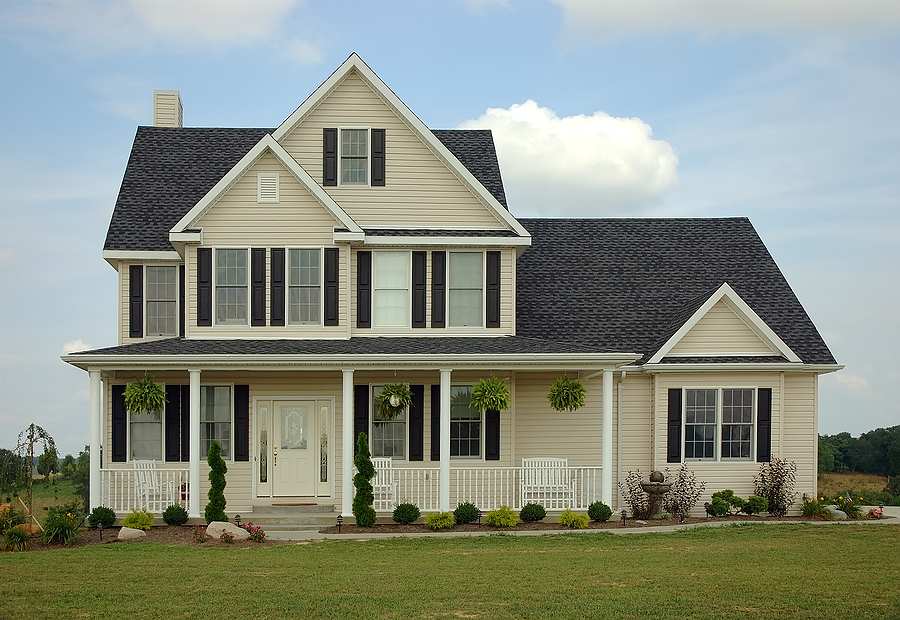
#> input picture 08_Inteligencia_Artificial/04_Visao_Computacional/02_Filtros_e_Atributos/imagens/casa.jpg, 900 x 620 px
$ jupyter execute 08.3_canny_edge_detection.ipynb
#> lines starting #> are read from the running program, lines starting #| are printed output that depends on the picture; after the words box and inside, x2 and y2 are one past the last pixel; in counts of white or black regions, pixels touching at a corner belong together
## Canny Edge Detection
***

O Canny Edge Detector é indiscutivelmente o detector de borda mais conhecido e o mais usado em toda a visão computacional e processamento de imagem. Enquanto o detector Canny Edge não é exatamente "trivial" para entender, tentaremos simplificar aqui para você.

O Canny Edge Detector é um algoritmo de vários passos usado para detectar uma ampla gama de bordas nas imagens. O algoritmo foi introduzido por John F. Canny em seu artigo de 1986, A Computational Approach To Edge Detection. Em qualquer projeto de processamento de imagem, provavelmente verá o detector de borda Canny sendo chamado em algum lugar no código-fonte.  Enquanto  os  gradientes  de  imagem  tendem  a  ser  blocos  de  construção importantes para técnicas mais avançadas, como o detector de borda Canny, o detector de borda Canny também é um bloco de construção para métodos como a detecção de objetos em imagens. Se estamos encontrando a distância da nossa câmera para um objeto, construindo um scanner de documentos móveis ou encontrando uma tela do Game Boy em uma imagem, o detector de borda Canny será frequentemente usado como um passo de pré-processamento importante.

Mais formalmente, uma borda é definida como “descontinuidades na intensidade de pixel”, ou mais simplesmente, uma diferença acentuada e mudança nos valores de pixel.

O Canny  Edge Detector também  usa  o  conceito  de  gradientes  como  no  detector  de borda de Sobel, mas em Sobel consideramos apenas a magnitude do gradiente. Este algoritmo tem quatro etapas principais:

1. **Suavização (Smoothing)**: nesta etapa, o filtro gaussiano é aplicado para reduzir o ruído na  imagem. Isso faz  sentido  no  contexto  da  detecção  de  borda - não  estamos interessados no detalhe real da imagem. Em vez disso, queremos aplicar uma detecção de  borda  para  encontrar  a  estrutura  e  o  esboço  dos  objetos  na  imagem  para  que possamos processá-los. Resumindo, remove os ruidos da imagem.

2. **Encontrando  o  gradiente**: depois de remover o ruído, o próximo passo é encontrar a magnitude e a orientação do gradiente, calculando a derivada x e a derivada y. A direção é  importante,  pois  o  gradiente  é  sempre  perpendicular  à  borda.  Portanto,  se conhecemos a direção do gradiente, também podemos encontrar a direção das bordas. No entanto, como vimos, a magnitude do gradiente é bastante suscetível ao ruído e não é o melhor detector de borda. Precisamos adicionar mais duas etapas para o processo a fim de extrair bordas melhores.

3. **Nonmaximal suppression**: nesta etapa, verificamos se o gradiente calculado é o máximo entre os pontos vizinhos situados na direção positiva e negativa do gradiente; ou seja, se é o máximo local na direção do gradiente. Se não é o máximo local, então esse ponto não faz parte de uma borda. Na figura a seguir, o ponto (x2, y2) é o máximo local, já que esse ponto tem a maior alteração nos valores de pixels e faz parte da borda, enquanto os outros dois pontos na linha não apresentam uma grande alteração nos valores de pixel e não são os máximos locais. Resumindo, calcula se o gradiente que foi calculado é o máximo entre os pontos vizinhos situados nas posições positivas e negativas do gradiente.

4. **Thresholding**: neste algoritmo, usamos dois valores de limiar - o limite alto e o limite baixo, ao contrário de Sobel, onde usamos apenas um valor de limiar. Isso é chamado de hysteresis thresholding.  Vamos  entender  como  isso  funciona.  Selecionamos  todos  os pontos de borda, que estão acima do limite alto e então vemos se há vizinhos desses pontos que estão abaixo do limite alto, mas acima do limite baixo; então esses vizinhos também  serão  parte  dessa borda.  Mas  se  todos  os  pontos  de  uma  borda  estiverem abaixo do limite alto, esses pontos não serão selecionados. Resumindo, define um limite para que dentro desse limite ele possa detectar as bordas.

***

[cell 1]
from matplotlib import pyplot as plt
import numpy as np
import cv2

def show(img):
    """
    Redimensionar a imagem e mostrar no codigo.
    """

    img = cv2.cvtColor(img, cv2.COLOR_BGR2RGB)
    plt.rcParams['figure.figsize'] = (50, 50)
    plt.imshow(img)
    plt.axis("off")
    plt.show()

[cell 2]
# Carregando a imagem e convertendo para escala de cinza
image = cv2.imread("imagens/casa.jpg")
#> image is the input picture: shape (620, 900, 3); mean B, G, R 131.8, 143.8, 136.6
gray = cv2.cvtColor(image, cv2.COLOR_BGR2GRAY)
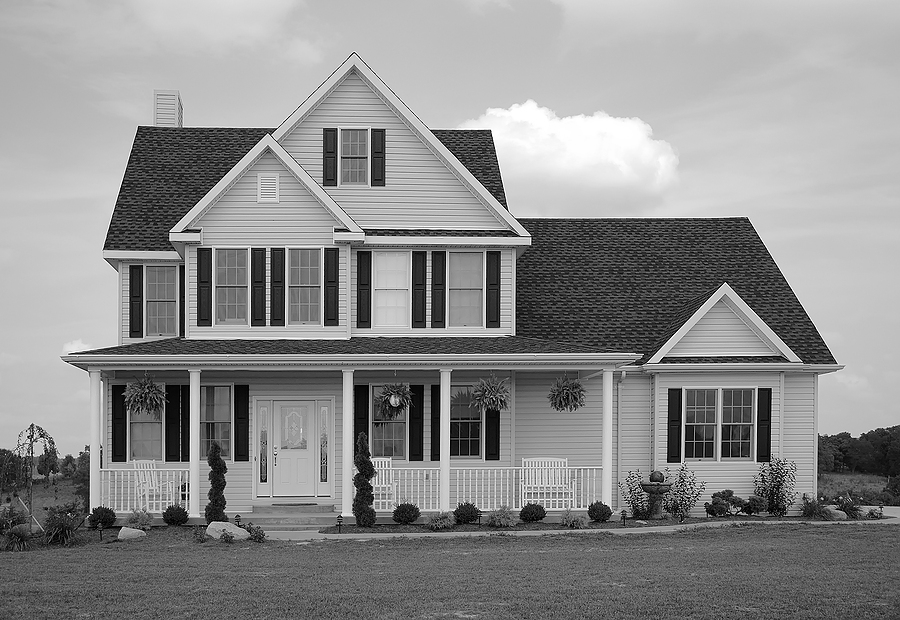
#> gray: shape (620, 900); min 0, max 255, mean 140.3
blurred = cv2.GaussianBlur(gray, (5, 5), 0)
show(blurred)

[cell 3]
# Calcula um limite "largo", "médio" e "curto" para as bordas
wide = cv2.Canny(blurred, 10, 200)
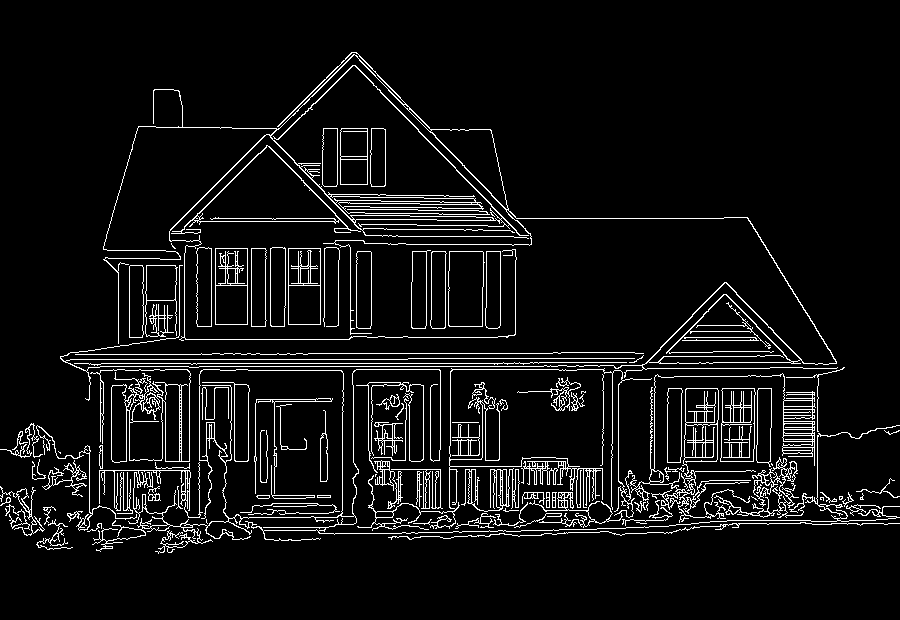
#> wide: shape (620, 900); 6.6% white in thin lines or dots, all inside (x1, y1, x2, y2) = (0, 52, 900, 554)
mid = cv2.Canny(blurred, 30, 150)
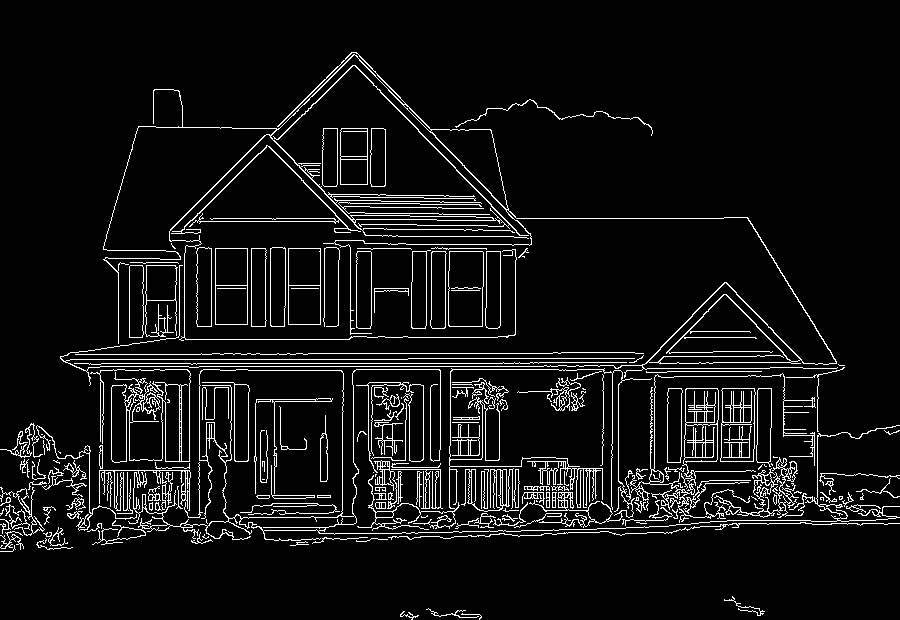
#> mid: shape (620, 900); 6.8% white in thin lines or dots
tight = cv2.Canny(blurred, 240, 250)
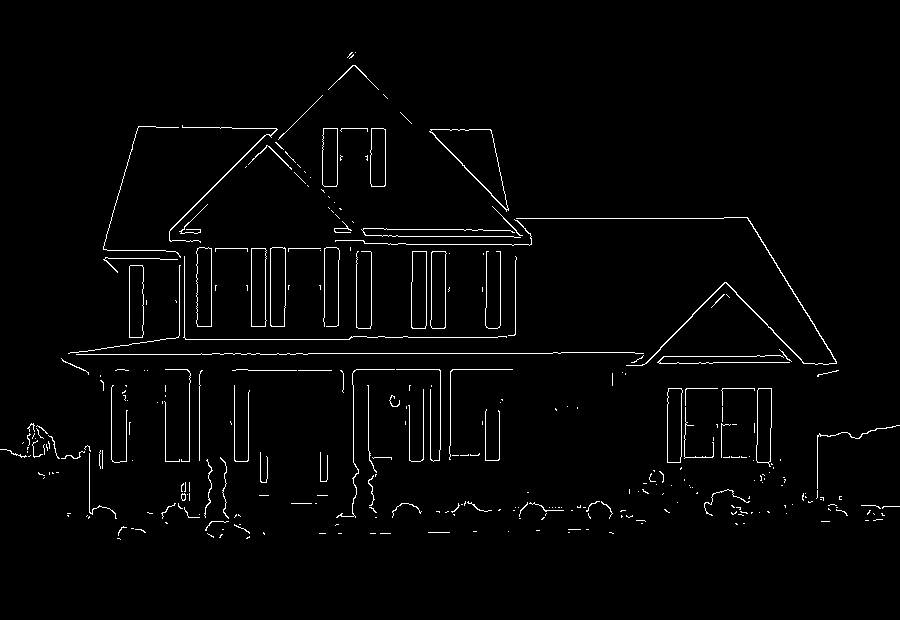
#> tight: shape (620, 900); 2% white in thin lines or dots, all inside (x1, y1, x2, y2) = (0, 52, 900, 540)

[cell 4]
show(wide)

[cell 5]
show(mid)
#> in show (call 3), `img = cv2.cvtColor(img, cv2.COLOR_BGR2RGB)`: img: shape (620, 900, 3); 6.8% white in thin lines or dots

[cell 6]
show(tight)

[cell 7]
def auto_canny(image, sigma=0.33):
    """
    Calcula a mediana das intensidades de pixel de um único canal da imagem
    """
#> called with sigma = 0.33

    v = np.median(image)
#> v = 157

    # Aplicando a detecção automática de borda Canny usando a mediana calculada
    lower = int(max(0, (1.0 - sigma) * v))
#> lower = 105
    upper = int(min(255, (1.0 + sigma) * v))
#> upper = 208
    edged = cv2.Canny(image, lower, upper)
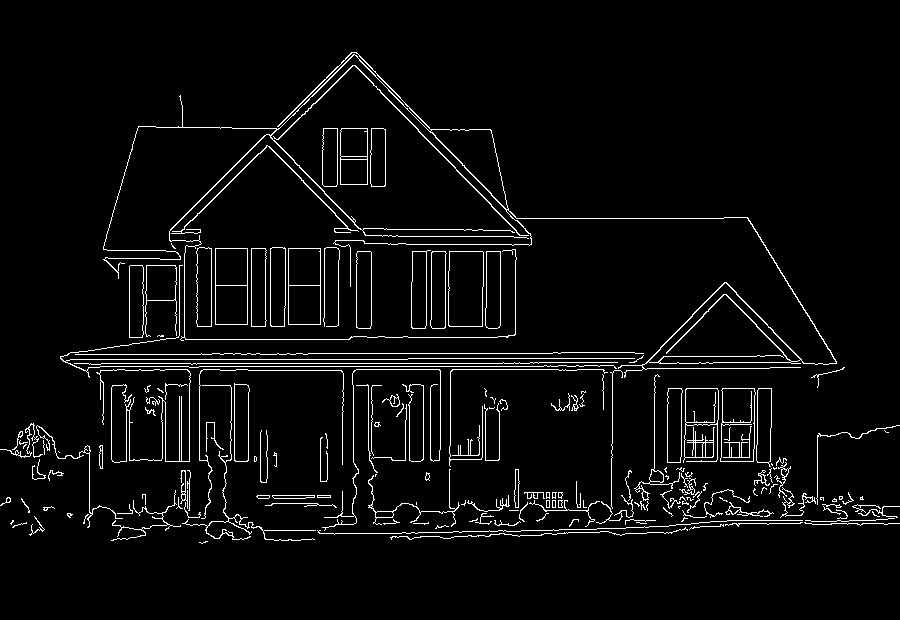
#> edged: shape (620, 900); 4.1% white in thin lines or dots, all inside (x1, y1, x2, y2) = (0, 52, 900, 544)

    # Retorna a borda da imagem
    return edged

[cell 8]
auto = auto_canny(blurred)

[cell 9]
show(auto)

$ run again, with 08_Inteligencia_Artificial/04_Visao_Computacional/02_Filtros_e_Atributos/imagens/beija-flor.jpg copied over 08_Inteligencia_Artificial/04_Visao_Computacional/02_Filtros_e_Atributos/imagens/casa.jpg
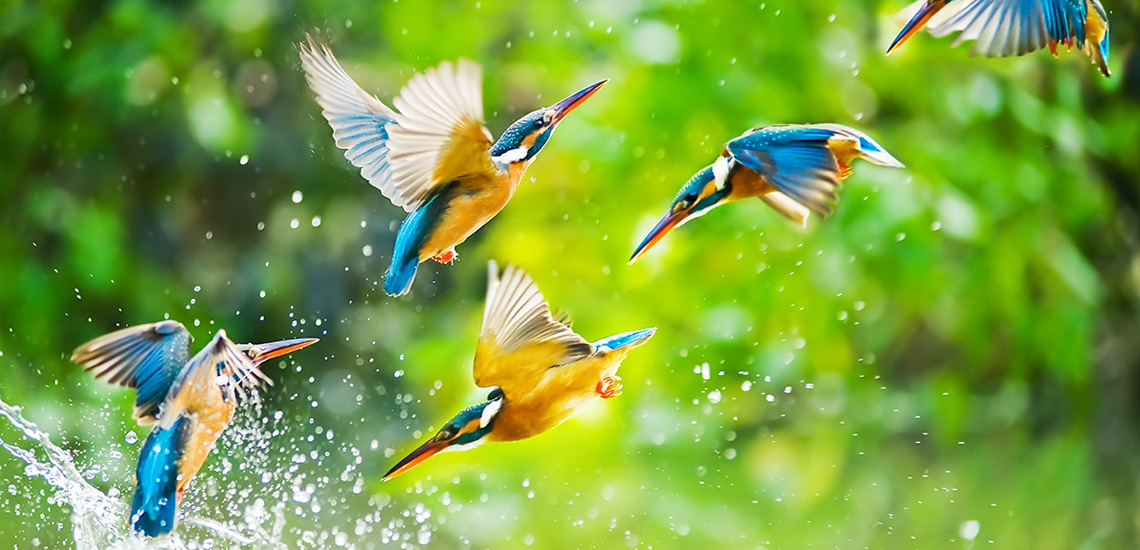
#> input picture 08_Inteligencia_Artificial/04_Visao_Computacional/02_Filtros_e_Atributos/imagens/beija-flor.jpg, 1140 x 550 px
#> image is the input picture: shape (550, 1140, 3); mean B, G, R 65.3, 160.7, 121.7
#> `wide = cv2.Canny(blurred, 10, 200)`:
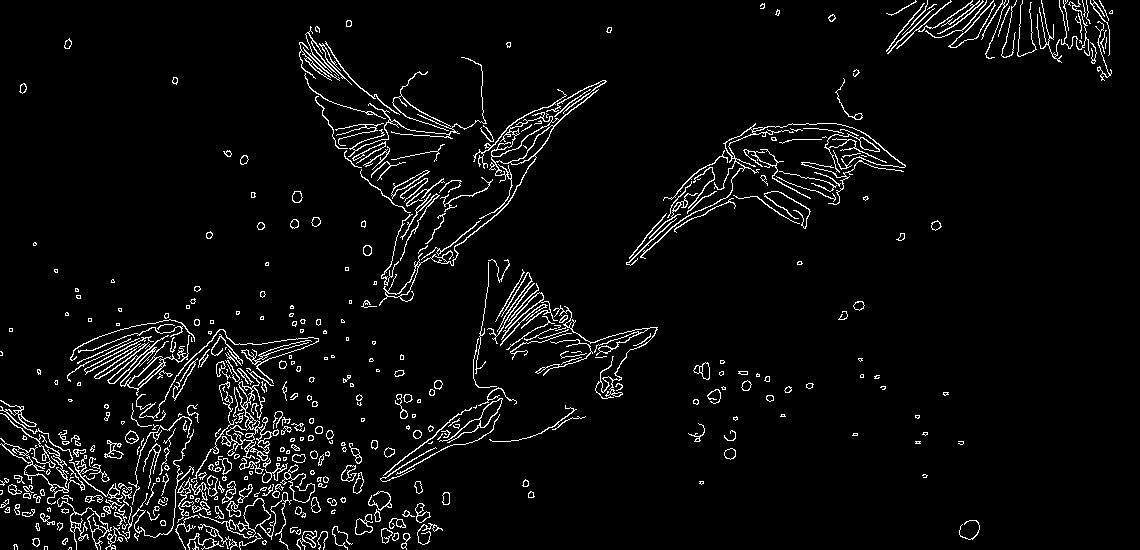
#> wide: shape (550, 1140); 4.6% white in thin lines or dots
#> mid: shape (550, 1140); 5.1% white in thin lines or dots
#> tight: shape (550, 1140); 1.7% white in thin lines or dots
#> img: shape (550, 1140, 3); 4.6% white in thin lines or dots
#> img: shape (550, 1140, 3); 5.1% white in thin lines or dots
#> img: shape (550, 1140, 3); 1.7% white in thin lines or dots
#> v = 142
#> lower = 95
#> upper = 188
#> in auto_canny, `edged = cv2.Canny(image, lower, upper)`:
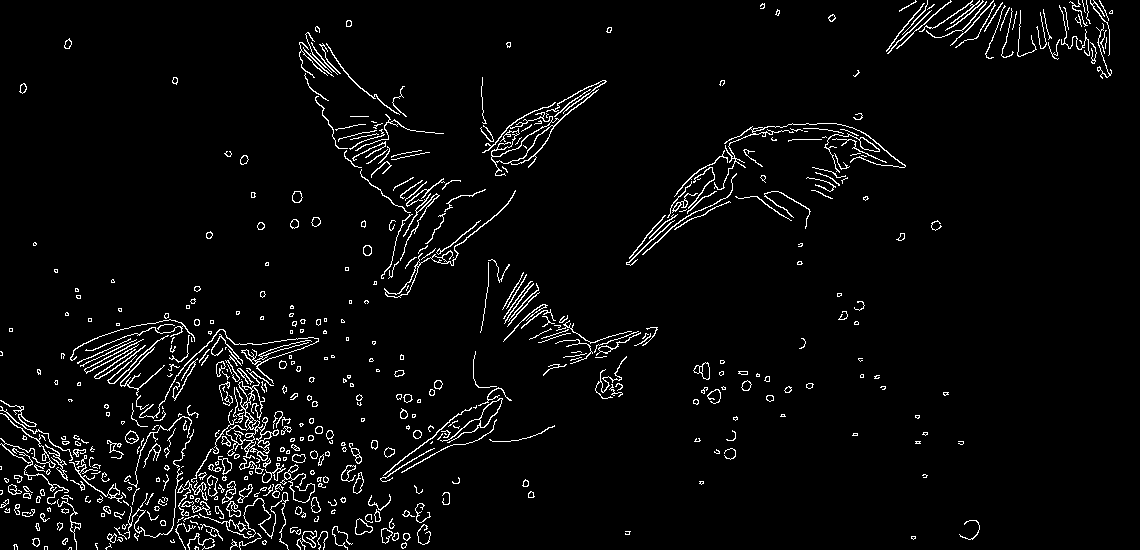
#> edged: shape (550, 1140); 3.9% white in thin lines or dots
#> img: shape (550, 1140, 3); 3.9% white in thin lines or dots
